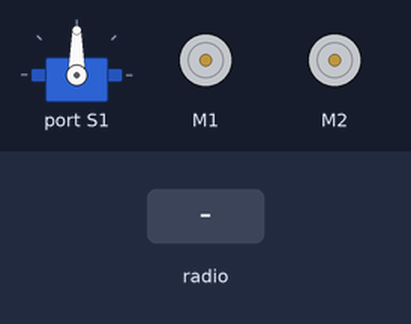
A program run on a simulated BBC micro:bit (MakeCode). Shown: servo, 2 × DC motor (green arrow = forward, orange = backward, longer = faster). Inputs (shaded band) come from the test bench.

Above: at 1.2 s.
1.3 s: radio message "F=1" arrives
At 2.3 s:
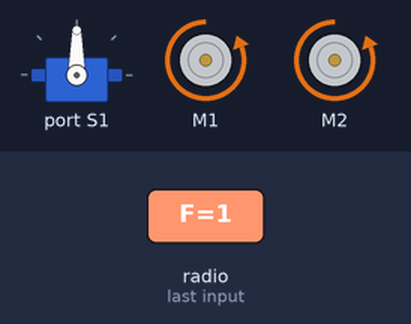
2.8 s: radio message "F=100" arrives
At 3.4 s:
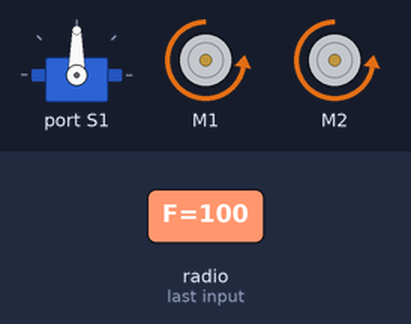
4.3 s: radio message "B=100" arrives
At 4.6 s:
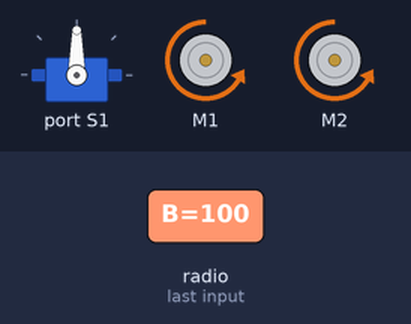
5.8 s: radio message "L=1" arrives
At 6.9 s:
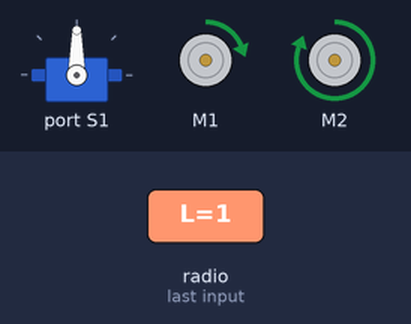
7.3 s: radio message "L=100" arrives
At 8.1 s:
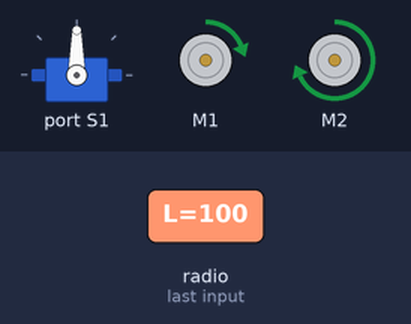
8.8 s: radio message "R=1" arrives
At 9.2 s:
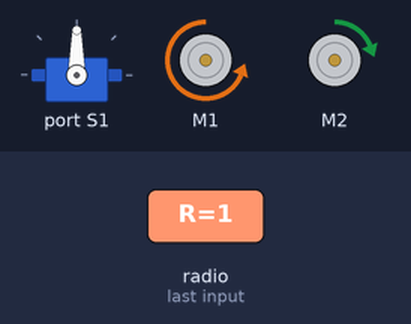
Timing chart, 0 to 11.3 s (numbered marks = the images above; inputs shaded):
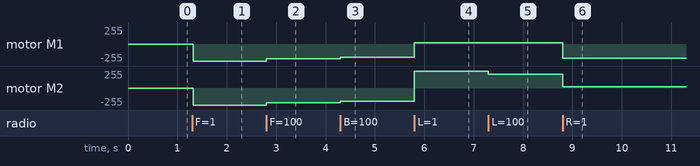

The program:

main.ts
```typescript
radio.onReceivedString(function (receivedString) {
    if (receivedString == "Open") {
        if (angle > 0) {
            angle += -1
            maqueen.servoRun(maqueen.Servos.S1, angle)
        }
    } else if (receivedString == "Close") {
        if (angle < 180) {
            angle += 1
            maqueen.servoRun(maqueen.Servos.S1, angle)
        }
    } else if (receivedString == "LEDL") {
        maqueen.writeLED(maqueen.LED.LEDLeft, maqueen.LEDswitch.turnOn)
    } else if (receivedString == "LEDR") {
        maqueen.writeLED(maqueen.LED.LEDRight, maqueen.LEDswitch.turnOn)
    } else {
        maqueen.motorStop(maqueen.Motors.All)
        maqueen.writeLED(maqueen.LED.LEDRight, maqueen.LEDswitch.turnOff)
        maqueen.writeLED(maqueen.LED.LEDLeft, maqueen.LEDswitch.turnOff)
    }
})
radio.onReceivedValue(function (name, value) {
    if (name == "F") {
        maqueen.motorRun(maqueen.Motors.All, maqueen.Dir.CW, Math.map(value, 550, 1023, 10, 255))
    } else if (name == "B") {
        maqueen.motorRun(maqueen.Motors.All, maqueen.Dir.CCW, Math.map(value, 1, 450, 255, 10))
    } else if (name == "L") {
        maqueen.motorRun(maqueen.Motors.M2, maqueen.Dir.CW, Math.map(value, 1, 450, 255, 40))
        maqueen.motorRun(maqueen.Motors.M1, maqueen.Dir.CW, 20)
    } else if (name == "R") {
        maqueen.motorRun(maqueen.Motors.M1, maqueen.Dir.CW, Math.map(value, 550, 1023, 40, 255))
        maqueen.motorRun(maqueen.Motors.M2, maqueen.Dir.CW, 20)
    }
})
let angle = 0
radio.setGroup(1)
angle = 90
maqueen.servoRun(maqueen.Servos.S1, angle)
```

test.ts
```typescript
// les tests vont ici ; cela ne sera pas compilé si ce paquet est utilisé en tant qu'extension.
```

Measured:
- after the input at 1.3 s, motor M1, motor M2: stopped → backward 255/255 at once
- after the input at 2.8 s, motor M1, motor M2: backward 255/255 → backward 223/255 at once
- after the input at 4.3 s, motor M1, motor M2: backward 223/255 → backward 201/255 at once
- after the input at 5.8 s, motor M1: backward 201/255 → forward 20/255 at once; motor M2: backward 201/255 → forward 255/255 at once
- after the input at 7.3 s, motor M2: forward 255/255 → forward 208/255 at once
- after the input at 8.8 s, motor M1: forward 20/255 → backward 210/255 at once; motor M2: forward 208/255 → forward 20/255 at once
